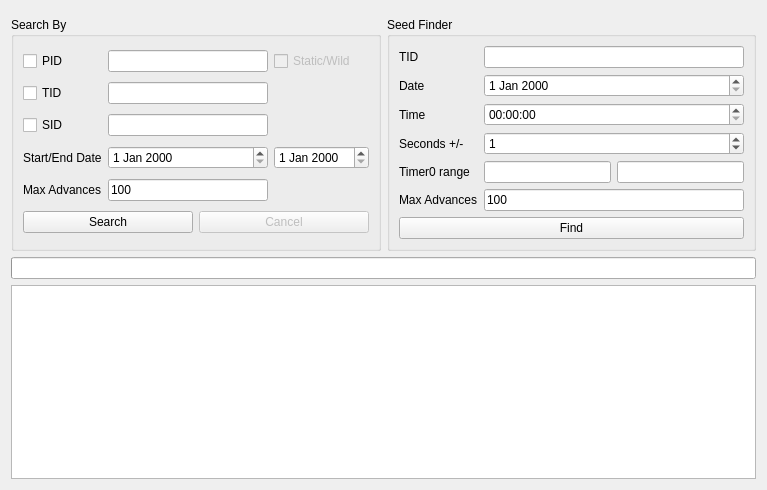
<?xml version="1.0" encoding="UTF-8"?>
<ui version="4.0">
 <class>IDs5</class>
 <widget class="QWidget" name="IDs5">
  <property name="geometry">
   <rect>
    <x>0</x>
    <y>0</y>
    <width>767</width>
    <height>490</height>
   </rect>
  </property>
  <property name="windowTitle">
   <string>Gen 5 TID/SID</string>
  </property>
  <layout class="QGridLayout" name="gridLayout">
   <item row="0" column="0" colspan="2">
    <widget class="ProfileDisplay5" name="profileDisplay" native="true"/>
   </item>
   <item row="1" column="0">
    <widget class="QGroupBox" name="groupBoxSearchBy">
     <property name="sizePolicy">
      <sizepolicy hsizetype="Preferred" vsizetype="Preferred">
       <horstretch>1</horstretch>
       <verstretch>0</verstretch>
      </sizepolicy>
     </property>
     <property name="title">
      <string>Search By</string>
     </property>
     <layout class="QGridLayout" name="gridLayout_1">
      <item row="0" column="0">
       <widget class="QCheckBox" name="checkBoxPID">
        <property name="text">
         <string>PID</string>
        </property>
       </widget>
      </item>
      <item row="0" column="1">
       <widget class="TextBox" name="textBoxPID"/>
      </item>
      <item row="0" column="2">
       <widget class="QCheckBox" name="checkBoxXOR">
        <property name="enabled">
         <bool>false</bool>
        </property>
        <property name="text">
         <string>Static/Wild</string>
        </property>
       </widget>
      </item>
      <item row="1" column="0">
       <widget class="QCheckBox" name="checkBoxTID">
        <property name="text">
         <string>TID</string>
        </property>
       </widget>
      </item>
      <item row="1" column="1">
       <widget class="TextBox" name="textBoxTID"/>
      </item>
      <item row="2" column="0">
       <widget class="QCheckBox" name="checkBoxSID">
        <property name="text">
         <string>SID</string>
        </property>
       </widget>
      </item>
      <item row="2" column="1">
       <widget class="TextBox" name="textBoxSID"/>
      </item>
      <item row="3" column="0">
       <widget class="QLabel" name="labelDateTime">
        <property name="text">
         <string>Start/End Date</string>
        </property>
       </widget>
      </item>
      <item row="3" column="1">
       <widget class="DateEdit" name="dateEditStart"/>
      </item>
      <item row="3" column="2">
       <widget class="DateEdit" name="dateEditEnd"/>
      </item>
      <item row="4" column="0">
       <widget class="QLabel" name="labelMaxFrame">
        <property name="text">
         <string>Max Advances</string>
        </property>
       </widget>
      </item>
      <item row="4" column="1">
       <widget class="TextBox" name="textBoxMaxAdvances">
        <property name="text">
         <string notr="true">100</string>
        </property>
       </widget>
      </item>
      <item row="5" column="0" colspan="3">
       <layout class="QHBoxLayout" name="horizontalLayout">
        <item>
         <widget class="QPushButton" name="pushButtonSearch">
          <property name="text">
           <string>Search</string>
          </property>
         </widget>
        </item>
        <item>
         <widget class="QPushButton" name="pushButtonCancel">
          <property name="enabled">
           <bool>false</bool>
          </property>
          <property name="text">
           <string>Cancel</string>
          </property>
         </widget>
        </item>
       </layout>
      </item>
     </layout>
    </widget>
   </item>
   <item row="1" column="1">
    <widget class="QGroupBox" name="groupBoxSeedFinder">
     <property name="sizePolicy">
      <sizepolicy hsizetype="Preferred" vsizetype="Preferred">
       <horstretch>1</horstretch>
       <verstretch>0</verstretch>
      </sizepolicy>
     </property>
     <property name="title">
      <string>Seed Finder</string>
     </property>
     <layout class="QGridLayout" name="gridLayout_2">
      <item row="0" column="0">
       <widget class="QLabel" name="labelTID">
        <property name="text">
         <string>TID</string>
        </property>
       </widget>
      </item>
      <item row="0" column="1" colspan="2">
       <widget class="TextBox" name="textBoxSeedFinderTID"/>
      </item>
      <item row="1" column="0">
       <widget class="QLabel" name="labelDate">
        <property name="text">
         <string>Date</string>
        </property>
       </widget>
      </item>
      <item row="1" column="1" colspan="2">
       <widget class="DateEdit" name="dateEdit"/>
      </item>
      <item row="2" column="0">
       <widget class="QLabel" name="labelTime">
        <property name="text">
         <string>Time</string>
        </property>
       </widget>
      </item>
      <item row="2" column="1" colspan="2">
       <widget class="QTimeEdit" name="timeEdit">
        <property name="displayFormat">
         <string notr="true">HH:mm:ss</string>
        </property>
       </widget>
      </item>
      <item row="3" column="0">
       <widget class="QLabel" name="labelSeconds">
        <property name="text">
         <string>Seconds +/-</string>
        </property>
       </widget>
      </item>
      <item row="3" column="1" colspan="2">
       <widget class="QSpinBox" name="spinBoxSeconds">
        <property name="maximum">
         <number>86400</number>
        </property>
        <property name="value">
         <number>1</number>
        </property>
       </widget>
      </item>
      <item row="4" column="0">
       <widget class="QLabel" name="labelTimer0Range">
        <property name="text">
         <string>Timer0 range</string>
        </property>
       </widget>
      </item>
      <item row="4" column="1">
       <widget class="TextBox" name="textBoxTimer0Min"/>
      </item>
      <item row="4" column="2">
       <widget class="TextBox" name="textBoxTimer0Max"/>
      </item>
      <item row="5" column="0">
       <widget class="QLabel" name="labelAdvanceRange">
        <property name="text">
         <string>Max Advances</string>
        </property>
       </widget>
      </item>
      <item row="5" column="1" colspan="2">
       <widget class="TextBox" name="textBoxSeedFinderMaxAdvances">
        <property name="text">
         <string notr="true">100</string>
        </property>
       </widget>
      </item>
      <item row="6" column="0" colspan="3">
       <widget class="QPushButton" name="pushButtonFind">
        <property name="text">
         <string>Find</string>
        </property>
       </widget>
      </item>
     </layout>
    </widget>
   </item>
   <item row="2" column="0" colspan="2">
    <widget class="QProgressBar" name="progressBar"/>
   </item>
   <item row="3" column="0" colspan="2">
    <widget class="TableView" name="tableView"/>
   </item>
  </layout>
 </widget>
 <customwidgets>
  <customwidget>
   <class>TextBox</class>
   <extends>QLineEdit</extends>
   <header>Form/Controls/TextBox.hpp</header>
  </customwidget>
  <customwidget>
   <class>TableView</class>
   <extends>QTableView</extends>
   <header>Form/Controls/TableView.hpp</header>
  </customwidget>
  <customwidget>
   <class>ProfileDisplay5</class>
   <extends>QWidget</extends>
   <header>Form/Gen5/Profile/ProfileDisplay5.hpp</header>
   <container>1</container>
  </customwidget>
  <customwidget>
   <class>DateEdit</class>
   <extends>QDateEdit</extends>
   <header>Form/Controls/DateEdit.hpp</header>
  </customwidget>
 </customwidgets>
 <tabstops>
  <tabstop>checkBoxPID</tabstop>
  <tabstop>textBoxPID</tabstop>
  <tabstop>checkBoxXOR</tabstop>
  <tabstop>checkBoxTID</tabstop>
  <tabstop>textBoxTID</tabstop>
  <tabstop>checkBoxSID</tabstop>
  <tabstop>textBoxSID</tabstop>
  <tabstop>dateEditStart</tabstop>
  <tabstop>dateEditEnd</tabstop>
  <tabstop>textBoxMaxAdvances</tabstop>
  <tabstop>pushButtonSearch</tabstop>
  <tabstop>pushButtonCancel</tabstop>
  <tabstop>textBoxSeedFinderTID</tabstop>
  <tabstop>dateEdit</tabstop>
  <tabstop>timeEdit</tabstop>
  <tabstop>spinBoxSeconds</tabstop>
  <tabstop>textBoxTimer0Min</tabstop>
  <tabstop>textBoxTimer0Max</tabstop>
  <tabstop>textBoxSeedFinderMaxAdvances</tabstop>
  <tabstop>pushButtonFind</tabstop>
  <tabstop>tableView</tabstop>
 </tabstops>
 <resources/>
 <connections/>
</ui>
